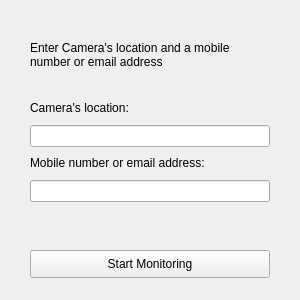
<?xml version="1.0" encoding="UTF-8"?>
<ui version="4.0">
 <class>MainWindow</class>
 <widget class="QMainWindow" name="MainWindow">
  <property name="geometry">
   <rect>
    <x>0</x>
    <y>0</y>
    <width>300</width>
    <height>300</height>
   </rect>
  </property>
  <property name="minimumSize">
   <size>
    <width>300</width>
    <height>300</height>
   </size>
  </property>
  <property name="maximumSize">
   <size>
    <width>300</width>
    <height>300</height>
   </size>
  </property>
  <property name="windowTitle">
   <string>Weapon Detection</string>
  </property>
  <widget class="QWidget" name="centralwidget">
   <widget class="QLabel" name="label">
    <property name="geometry">
     <rect>
      <x>30</x>
      <y>20</y>
      <width>240</width>
      <height>70</height>
     </rect>
    </property>
    <property name="text">
     <string>Enter Camera's location and a mobile number or email address</string>
    </property>
    <property name="wordWrap">
     <bool>true</bool>
    </property>
   </widget>
   <widget class="QLabel" name="label_2">
    <property name="geometry">
     <rect>
      <x>30</x>
      <y>100</y>
      <width>111</width>
      <height>16</height>
     </rect>
    </property>
    <property name="text">
     <string>Camera's location:</string>
    </property>
   </widget>
   <widget class="QLabel" name="label_3">
    <property name="geometry">
     <rect>
      <x>30</x>
      <y>155</y>
      <width>201</width>
      <height>16</height>
     </rect>
    </property>
    <property name="text">
     <string>Mobile number or email address:</string>
    </property>
   </widget>
   <widget class="QPushButton" name="pushButton">
    <property name="geometry">
     <rect>
      <x>30</x>
      <y>250</y>
      <width>240</width>
      <height>28</height>
     </rect>
    </property>
    <property name="text">
     <string>Start Monitoring</string>
    </property>
   </widget>
   <widget class="QLineEdit" name="location_input">
    <property name="geometry">
     <rect>
      <x>30</x>
      <y>125</y>
      <width>240</width>
      <height>22</height>
     </rect>
    </property>
   </widget>
   <widget class="QLineEdit" name="Sendto_input">
    <property name="geometry">
     <rect>
      <x>30</x>
      <y>180</y>
      <width>240</width>
      <height>22</height>
     </rect>
    </property>
   </widget>
  </widget>
 </widget>
 <resources/>
 <connections/>
</ui>
